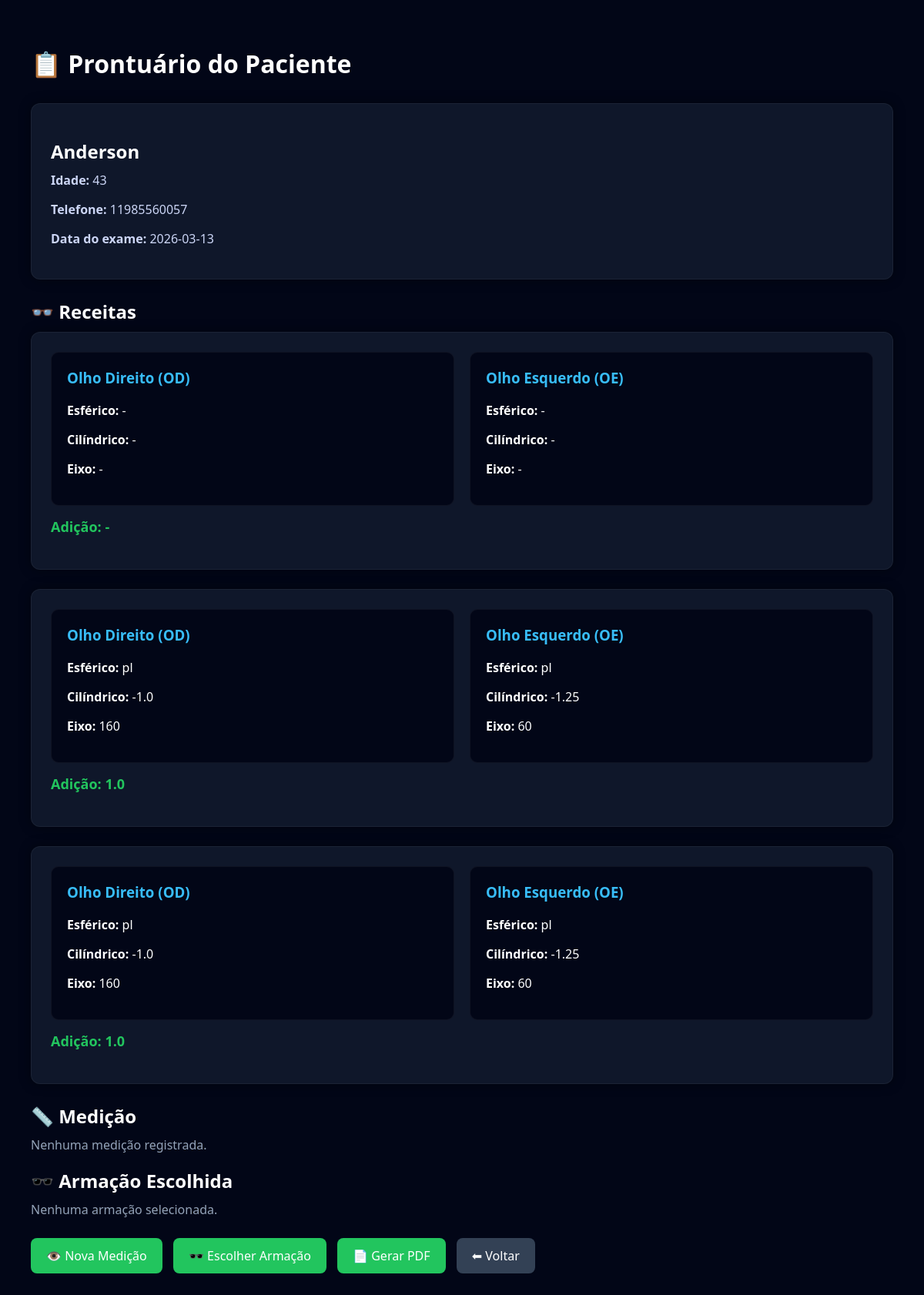
Screenshot of /prontuario/3 with the database file from the repository.
### tables this page shows
CREATE TABLE pacientes(
        id INTEGER PRIMARY KEY AUTOINCREMENT,
        nome TEXT NOT NULL,
        idade INTEGER,
        data_exame TEXT
    , telefone TEXT, foto TEXT);

CREATE TABLE receitas(
        id INTEGER PRIMARY KEY AUTOINCREMENT,
        paciente_id INTEGER,
        od_esf REAL,
        od_cil REAL,
        od_eixo INTEGER,
        oe_esf REAL,
        oe_cil REAL,
        oe_eixo INTEGER,
        adicao REAL,
        tipo_grau TEXT,
        FOREIGN KEY (paciente_id) REFERENCES pacientes(id)
    );

### app.py (the view)
@app.route("/prontuario/<int:id>")
def prontuario(id):
    conn = get_db()
    cursor = conn.cursor()
    cursor.execute("SELECT * FROM pacientes WHERE id=?", (id,))
    paciente = cursor.fetchone()
    cursor.execute("""
    SELECT * FROM receitas
    WHERE paciente_id=?
    ORDER BY id DESC
    """, (id,))
    receitas = cursor.fetchall()
    cursor.execute("""
    SELECT dp, dnp_e, dnp_d, score, data
    FROM medicoes
    WHERE paciente_id=?
    ORDER BY id DESC LIMIT 1
    """, (id,))
    medicao = cursor.fetchone()
    cursor.execute("""
    SELECT a.modelo, a.marca, a.tamanho, a.material
    FROM pedidos p
    JOIN armacoes a ON p.armacao = a.id
    WHERE p.paciente_id=?
    ORDER BY p.id DESC LIMIT 1
    """, (id,))
    armacao = cursor.fetchone()
    conn.close()
    return render_template("prontuario.html",
                           paciente=paciente,
                           receitas=receitas,
                           medicao=medicao,
                           armacao=armacao)

### app.py (called while the page is built)
def get_db():
    conn = conectar()
    conn.row_factory = lambda cursor, row: {col[0]: row[idx] for idx, col in enumerate(cursor.description)}
    return conn

### templates/prontuario.html (shortened to what this page needs)
<!DOCTYPE html>
<html lang="pt-BR">
<head>
</head>
<body>
<h1>📋 Prontuário do Paciente</h1>
{% if paciente %}
<div class="card">
<h2>{{ paciente["nome"] }}</h2>
<p class="info"><b>Idade:</b> {{ paciente["idade"] or "-" }}</p>
<p class="info"><b>Telefone:</b> {{ paciente["telefone"] or "-" }}</p>
<p class="info"><b>Data do exame:</b> {{ paciente["data_exame"] or "-" }}</p>
</div>
{% else %}
<p class="sem-dados">Paciente não encontrado.</p>
{% endif %}
<h2>👓 Receitas</h2>
{% if receitas %}
{% for r in receitas %}
<div class="card">
<div class="grid">
<div class="olho">
<h3>Olho Direito (OD)</h3>
<p><b>Esférico:</b> {{ r["od_esf"] or "-" }}</p>
<p><b>Cilíndrico:</b> {{ r["od_cil"] or "-" }}</p>
<p><b>Eixo:</b> {{ r["od_eixo"] or "-" }}</p>
</div>
<div class="olho">
<h3>Olho Esquerdo (OE)</h3>
<p><b>Esférico:</b> {{ r["oe_esf"] or "-" }}</p>
<p><b>Cilíndrico:</b> {{ r["oe_cil"] or "-" }}</p>
<p><b>Eixo:</b> {{ r["oe_eixo"] or "-" }}</p>
</div>
</div>
<p class="adicao">Adição: {{ r["adicao"] or "-" }}</p>
</div>
{% endfor %}
{% else %}
<p class="sem-dados">Nenhuma receita cadastrada.</p>
{% endif %}
<h2>📏 Medição</h2>
{% if medicao %}
<div class="card">
<p><b>DP:</b> {{ medicao["dp"] }} mm</p>
<p><b>DNP Esquerdo:</b> {{ medicao["dnp_e"] }} mm</p>
<p><b>DNP Direito:</b> {{ medicao["dnp_d"] }} mm</p>
<p><b>Score:</b> {{ medicao["score"] }}%</p>
</div>
{% else %}
<p class="sem-dados">Nenhuma medição registrada.</p>
{% endif %}
<h2>🕶️ Armação Escolhida</h2>
{% if armacao %}
<div class="card">
<p><b>Marca:</b> {{ armacao["marca"] }}</p>
<p><b>Modelo:</b> {{ armacao["modelo"] }}</p>
<p><b>Tamanho:</b> {{ armacao["tamanho"] }}</p>
<p><b>Material:</b> {{ armacao["material"] }}</p>
</div>
{% else %}
<p class="sem-dados">Nenhuma armação selecionada.</p>
{% endif %}
<div>
<a class="btn" href="/medicao?paciente_id={{ paciente['id'] }}">
  👁️ Nova Medição
</a>
<a class="btn" href="/armacao">
  🕶️ Escolher Armação
</a>
<a class="btn" href="/gerar_pdf/{{ paciente['id'] }}">
  📄 Gerar PDF
</a>
<a class="btn btn-sec" href="/dashboard">
  ⬅ Voltar
</a>
</div>
</body>
</html>

### templates/prontuario.html (style rules this page uses)
body { font-family:Segoe UI, Arial; background:#020617; color:white; padding:40px; margin:0; }
h1 { margin-bottom:30px; }
h2 { margin-bottom:10px; }
.card { background:#0f172a; padding:25px; border-radius:12px; margin-bottom:25px; box-shadow:0 0 15px rgba(0,0,0,0.4); border:1px solid rgba(255,255,255,0.05); }
.grid { display:grid; grid-template-columns:1fr 1fr; gap:20px; }
.olho { background:#020617; padding:20px; border-radius:10px; border:1px solid rgba(255,255,255,0.05); }
.olho h3 { margin-top:0; color:#38bdf8; }
.adicao { margin-top:15px; font-size:18px; font-weight:bold; color:#22c55e; }
.info { margin-top:5px; color:#cbd5f5; }
.btn { display:inline-block; margin:10px 10px 0 0; padding:12px 20px; background:#22c55e; color:white; text-decoration:none; border-radius:8px; transition:0.3s; }
.btn-sec { background:#334155; }
.sem-dados { color:#94a3b8; margin-top:10px; }

### rows the page displays
pacientes: nome "Anderson", idade "43", telefone "11985560057", data_exame "2026-03-13"
receitas: od_esf "-", od_cil "-", od_eixo "-", oe_esf "-", oe_cil "-", oe_eixo "-", adicao "-"
receitas: od_esf "pl", od_cil "-1.0", od_eixo "160", oe_esf "pl", oe_cil "-1.25", oe_eixo "60", adicao "1.0"
receitas: od_esf "pl", od_cil "-1.0", od_eixo "160", oe_esf "pl", oe_cil "-1.25", oe_eixo "60", adicao "1.0"
